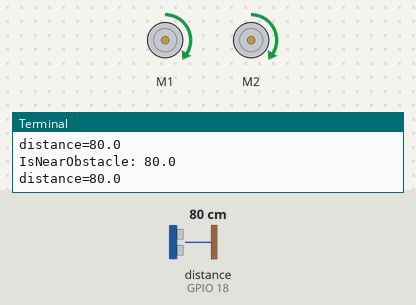
Bench run of a program on a simulated Raspberry Pi (BCM pin numbers). On the bench: 2 × DC motor (green arrow = forward, orange = backward, longer = faster), the last lines printed to the terminal. The inputs (shaded band) are chosen by the test bench; at power-on: distance to the obstacle (sensor on GPIO 18) 80 cm. The echo pulse lasts 58.3 µs per cm; motors are numbered in the order the program creates them (left before right in a Robot).

Above: at 1.2 s.
1.3 s: distance to the obstacle (sensor on GPIO 18) set to 17 cm
2.8 s: distance to the obstacle (sensor on GPIO 18) set to 13 cm
At 3.8 s:
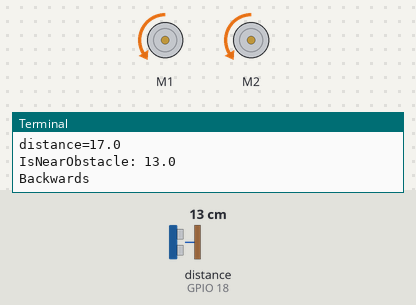
5.8 s: distance to the obstacle (sensor on GPIO 18) set to 18 cm
At 6.5 s:
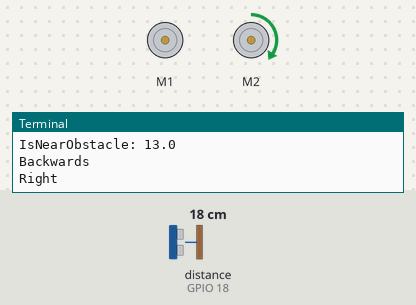
7.4 s: distance to the obstacle (sensor on GPIO 18) set to 2 cm
At 8.2 s:
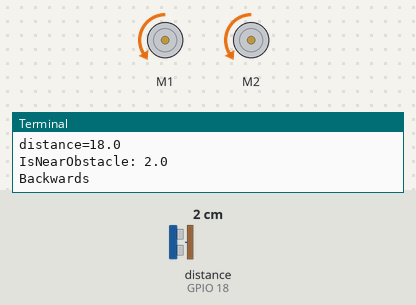
Timing chart, 0 to 11.4 s (numbered marks = the images above; inputs shaded):
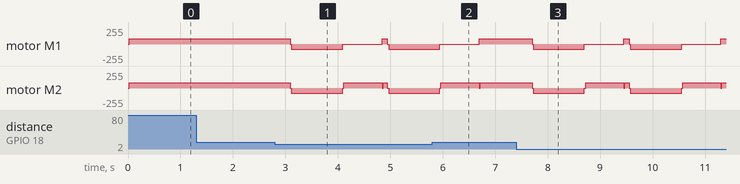

The program:

ObstacleAvoidance.py
```python
# Collision avoidance
import time
from gpiozero import CamJamKitRobot, DistanceSensor

# define GPIO pins to use for the sensor distance
pintrigger = 17
pinecho = 18

robot = CamJamKitRobot()
sensor = DistanceSensor(echo=pinecho, trigger=pintrigger)

# distance variables
hownear = 15.0
reversetime = 1.0
turntime = 0.75

# set the relative speeds of the two motors
leftmotorspeed = 0.3
rightmotorspeed = 0.3

motorforward = (leftmotorspeed, rightmotorspeed)
motorbackward = (-leftmotorspeed, -rightmotorspeed)
motorleft = (leftmotorspeed, 0)
motorright = (0, rightmotorspeed)

# return true if the ultrasonic sensor sees an obstacle
def isnearobstacle(localhownear):
	distance = sensor.distance * 100
	print ("IsNearObstacle: " + str(distance))
	if distance < localhownear:
		return True
	else:
		return False

# move back a little, the turn right
def avoidobstacle():
    print ("Backwards")
    robot.value = motorbackward
    time.sleep(reversetime)
    robot.stop()

    #turn right
    print ("Right")
    robot.value = motorright
    time.sleep(turntime)
    robot.stop()

# code to control robot
try:
    while True:
        robot.value = motorforward
        distance = sensor.distance * 100
        print("distance=" + str(distance))
        time.sleep(0.1)
        if isnearobstacle(hownear):
            robot.stop()
            avoidobstacle()

# press ctrl+c to cleanup and stop
except KeyboardInterrupt:
    robot.stop()
```

Measured:
- the behaviour switches between 15 and 14 cm on distance to the obstacle (sensor on GPIO 18) (found by bisection; images 0 and 1)
- after the input at 2.8 s, motor M1: forward 76/255 → backward 76/255 after 0.30 s, → stopped 1.0 s later, → forward 76/255 0.75 s later, → backward 76/255 0.10 s later; motor M2: forward 76/255 → backward 76/255 after 0.30 s, → forward 76/255 1.0 s later, → backward 76/255 0.85 s later
- after the input at 5.8 s, motor M1, motor M2: goes on until 6.7 s, then stays forward 76/255
- after the input at 7.4 s, motor M1: forward 76/255 → backward 76/255 after 0.30 s, → stopped 1.0 s later, → forward 76/255 0.75 s later, → backward 76/255 0.10 s later, … (6 changes in this stretch)
